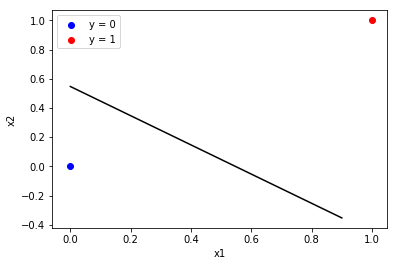

Source code (Python):
# -*- coding: utf-8 -*-
"""
Created on Sat Mar 23 13:22:55 2019

@author: Suraj
"""

import csv 
import numpy as np 
import matplotlib.pyplot as plt 

def loadCSV(filename): 	
	with open(filename,"r") as csvfile: 
		lines = csv.reader(csvfile) 
		dataset = list(lines) 
		for i in range(len(dataset)): 
			dataset[i] = [float(x) for x in dataset[i]]	 
	return np.array(dataset) 

def normalize(X): 
	mins = np.min(X, axis = 0) 
	maxs = np.max(X, axis = 0) 
	rng = maxs - mins 
	norm_X = 1 - ((maxs - X)/rng) 
	return norm_X 

def logistic_func(beta, X): 	
	return 1.0/(1 + np.exp(-np.dot(X, beta.T))) 

def log_gradient(beta, X, y): 	
	first_calc = logistic_func(beta, X) - y.reshape(X.shape[0], -1) 
	final_calc = np.dot(first_calc.T, X) 
	return final_calc 

def cost_func(beta, X, y): 	
	log_func_v = logistic_func(beta, X) 
	y = np.squeeze(y) 
	step1 = y * np.log(log_func_v) 
	step2 = (1 - y) * np.log(1 - log_func_v) 
	final = -step1 - step2 
	return np.mean(final) 

def grad_desc(X, y, beta, lr=.01, converge_change=.001): 	
	cost = cost_func(beta, X, y) 
	change_cost = 1
	num_iter = 1
	while(change_cost > converge_change): 
		old_cost = cost 
		beta = beta - (lr * log_gradient(beta, X, y)) 
		cost = cost_func(beta, X, y) 
		change_cost = old_cost - cost 
		num_iter += 1	
	return beta, num_iter 

def pred_values(beta, X): 
	
	pred_prob = logistic_func(beta, X) 
	pred_value = np.where(pred_prob >= .5, 1, 0) 
	return np.squeeze(pred_value) 


def plot_reg(X, y, beta): 	
	x_0 = X[np.where(y == 0.0)] 
	x_1 = X[np.where(y == 1.0)] 
	plt.scatter([x_0[:, 1]], [x_0[:, 2]], c='b', label='y = 0') 
	plt.scatter([x_1[:, 1]], [x_1[:, 2]], c='r', label='y = 1') 
	x1 = np.arange(0, 1, 0.1) 
	x2 = -(beta[0,0] + beta[0,1]*x1)/beta[0,2] 
	plt.plot(x1, x2, c='k') 
	plt.xlabel('x1') 
	plt.ylabel('x2') 
	plt.legend() 
	plt.show() 
	
if __name__ == "__main__": 

	dataset = loadCSV('D:\Programming\ML\Advertising.csv') 

	X = normalize(dataset[:, :-1]) 	
	X = np.hstack((np.matrix(np.ones(X.shape[0])).T, X)) 
	y = dataset[:, -1] 
	beta = np.matrix(np.zeros(X.shape[1])) 
	beta, num_iter = grad_desc(X, y, beta) 

	print("Estimated regression coefficients:", beta) 
	print("No. of iterations:", num_iter) 
	y_pred = pred_values(beta, X) 
	print("Correctly predicted labels:", np.sum(y == y_pred)) 
	plot_reg(X, y, beta) 
